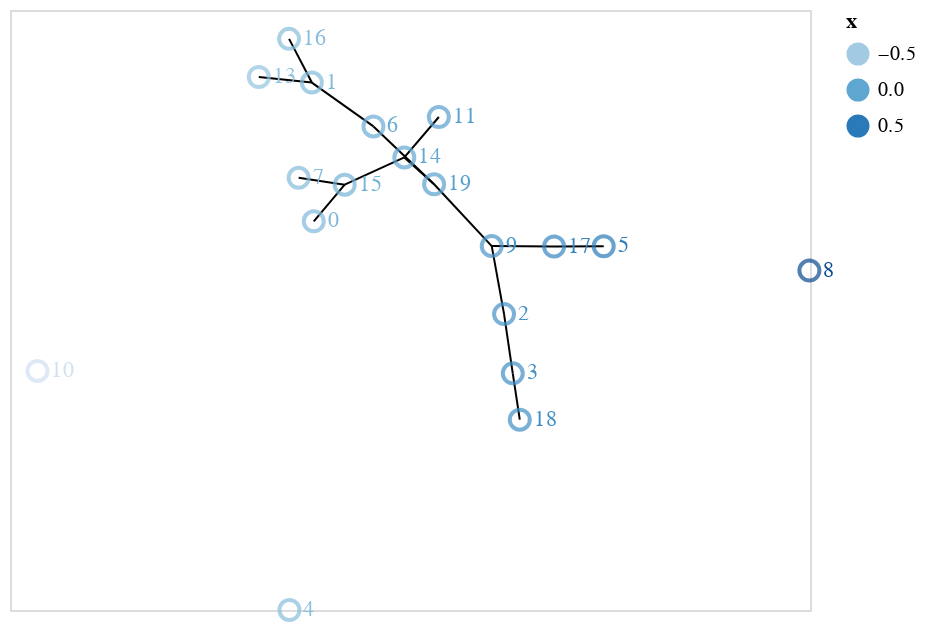

The notebook cell saved with this chart:
### Code cell
brush = alt.selection(type='interval')

nodes = alt.Chart(node_data).mark_point(
    size=100, 
).encode(
    x='x',
    y='y',
    color=alt.condition(brush, 'x', alt.value('grey'))
)

labels = nodes.mark_text(
    align='left',
    baseline='middle',
    dx=7
).encode(
    text='node_id'
)

edges = alt.Chart(edge_data).mark_line().encode(
    alt.X('x', axis=None),
    alt.Y('y', axis=None),
    alt.X2('x2'),
    alt.Y2('y2'),
)



graph_plot = (edges + nodes + labels).add_selection(brush)
graph_plot

### Figure 1 — Vega-Lite specification as saved in the notebook (floating-point values rounded to 4 significant figures)
{"config": {"view": {"continuousWidth": 400, "continuousHeight": 300}}, "layer": [{"data": {"name": "data-ea9c0a0c1ce43ed982628b1a820b5187"}, "mark": "line", "encoding": {"x": {"type": "quantitative", "axis": null, "field": "x"}, "x2": {"field": "x2"}, "y": {"type": "quantitative", "axis": null, "field": "y"}, "y2": {"field": "y2"}}, "selection": {"selector052": {"type": "interval"}}}, {"data": {"name": "data-4659d5249bcd62a973ec757e4e8dcfda"}, "mark": {"type": "point", "size": 100}, "encoding": {"color": {"condition": {"type": "quantitative", "field": "x", "selection": "selector052"}, "value": "grey"}, "x": {"type": "quantitative", "field": "x"}, "y": {"type": "quantitative", "field": "y"}}}, {"data": {"name": "data-4659d5249bcd62a973ec757e4e8dcfda"}, "mark": {"type": "text", "align": "left", "baseline": "middle", "dx": 7}, "encoding": {"color": {"condition": {"type": "quantitative", "field": "x", "selection": "selector052"}, "value": "grey"}, "text": {"type": "nominal", "field": "node_id"}, "x": {"type": "quantitative", "field": "x"}, "y": {"type": "quantitative", "field": "y"}}}], "$schema": "https://vega.github.io/schema/vega-lite/v4.8.1.json", "datasets": {"data-ea9c0a0c1ce43ed982628b1a820b5187": [{"source": "1", "target": "13", "words": ["SPECIFICATION", "ALLOW", "MAY", "INTERACTIVE", "SEMANTIC", "DEMONSTRATE"], "x": -0.2454, "y": 0.4065, "x2": -0.378, "y2": 0.4213}, {"source": "1", "target": "6", "words": ["TREATED"], "x": -0.2454, "y": 0.4065, "x2": -0.09136, "y2": 0.2896}, {"source": "1", "target": "16", "words": ["ZOOMING", "SELECTION", "EXISTING", "CUSTOMIZED", "DESIGN", "ELEMENTS"], "x": -0.2454, "y": 0.4065, "x2": -0.3023, "y2": 0.523}, {"source": "2", "target": "9", "words": ["PLATFORMS", "DATA", "EVENT", "SEMANTICS", "ALLOW", "ZOOMING"], "x": 0.2351, "y": -0.211, "x2": 0.2044, "y2": -0.02965}, {"source": "2", "target": "3", "words": [], "x": 0.2351, "y": -0.211, "x2": 0.2569, "y2": -0.369}, {"source": "3", "target": "18", "words": ["NOVEL", "PROGRAMMING", "DATA", "DISPLAYS", "VISUAL", "RUNTIME", "REWRITE"], "x": 0.2569, "y": -0.369, "x2": 0.2745, "y2": -0.4925}, {"source": "5", "target": "17", "words": ["DOMAIN", "RELY", "INTERACTIVE", "HOWEVER", "ACCELERATE", "FUNCTION", "INTERACTIVE"], "x": 0.4843, "y": -0.03004, "x2": 0.3602, "y2": -0.0307}, {"source": "6", "target": "19", "words": ["QUERIES", "GRAMMARS", "USERS"], "x": -0.09136, "y": 0.2896, "x2": 0.06025, "y2": 0.1352}, {"source": "7", "target": "15", "words": ["FASHION", "SELECTIONS", "FEASIBILITY"], "x": -0.2784, "y": 0.1525, "x2": -0.1632, "y2": 0.1341}, {"source": "9", "target": "17", "words": [], "x": 0.2044, "y": -0.02965, "x2": 0.3602, "y2": -0.0307}, {"source": "9", "target": "19", "words": ["DATA", "DECOMPOSE", "VEGALITE", "DEFINES", "TREATMENT", "QUERIES"], "x": 0.2044, "y": -0.02965, "x2": 0.06025, "y2": 0.1352}, {"source": "14", "target": "15", "words": ["MULTIVIEW", "DECLARATIVE", "GRAMMAR", "DATADRIVEN"], "x": -0.01419, "y": 0.2069, "x2": -0.1632, "y2": 0.1341}, {"source": "14", "target": "11", "words": ["USE"], "x": -0.01419, "y": 0.2069, "x2": 0.07211, "y2": 0.3146}, {"source": "14", "target": "19", "words": ["EVENTS", "DECLARATIVE", "SELECTION", "FUNCTION"], "x": -0.01419, "y": 0.2069, "x2": 0.06025, "y2": 0.1352}, {"source": "15", "target": "0", "words": ["SUPPORT"], "x": -0.1632, "y": 0.1341, "x2": -0.2405, "y2": 0.03644}], "data-4659d5249bcd62a973ec757e4e8dcfda": [{"x": -0.2454, "y": 0.4065, "node_id": "1"}, {"x": 0.2351, "y": -0.211, "node_id": "2"}, {"x": 0.2569, "y": -0.369, "node_id": "3"}, {"x": -0.3014, "y": -1.0, "node_id": "4"}, {"x": 0.4843, "y": -0.03004, "node_id": "5"}, {"x": -0.09136, "y": 0.2896, "node_id": "6"}, {"x": -0.2784, "y": 0.1525, "node_id": "7"}, {"x": 0.9985, "y": -0.09485, "node_id": "8"}, {"x": 0.2044, "y": -0.02965, "node_id": "9"}, {"x": -0.9314, "y": -0.3624, "node_id": "10"}, {"x": 0.3602, "y": -0.0307, "node_id": "17"}, {"x": -0.01419, "y": 0.2069, "node_id": "14"}, {"x": -0.1632, "y": 0.1341, "node_id": "15"}, {"x": 0.07211, "y": 0.3146, "node_id": "11"}, {"x": -0.378, "y": 0.4213, "node_id": "13"}, {"x": -0.2405, "y": 0.03644, "node_id": "0"}, {"x": 0.06025, "y": 0.1352, "node_id": "19"}, {"x": -0.3023, "y": 0.523, "node_id": "16"}, {"x": 0.2745, "y": -0.4925, "node_id": "18"}]}}
